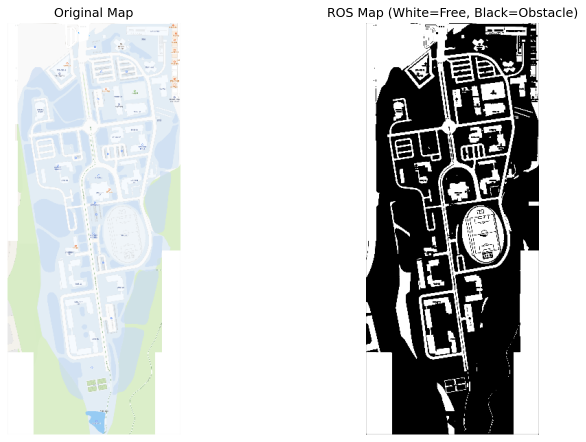
#> input picture ros_map/optimized_map_comparison.png, 1171 x 884 px (shown at 1/2 size)
$ python -i map_merger.py   (imports and definitions only)
#> lines starting #> are read from the running program, lines starting #| are printed output that depends on the picture
#> further down, picture is the input picture: shape (884, 1171, 3); mean B, G, R 203.9, 204.3, 201.7
#!/usr/bin/env python3
"""
네이버 지도 4분할 이미지를 합치고 ROS용 지도로 변환하는 스크립트
사용법: python3 map_merger.py
"""

import cv2
import numpy as np
import os
import yaml
from PIL import Image
import matplotlib.pyplot as plt

class MapMerger:
    def __init__(self, map_folder="/Users/limchang-geon/Desktop/capston_project/ros_map"):
        self.map_folder = map_folder
        self.output_map_name = "merged_naver_map"

    # [168 lines left out: functions load_images, determine_layout, resize_images_to_same_size, merge_images_2x2, merge_images_1x4, merge_images_4x1_scroll and 2 more, not called in this run]

    def preprocess_for_ros(self, image):
        """ROS 지도 형식으로 전처리"""
        print("🎨 ROS 지도 형식으로 변환 중...")

        # 그레이스케일 변환
        if len(image.shape) == 3:
            gray = cv2.cvtColor(image, cv2.COLOR_BGR2GRAY)
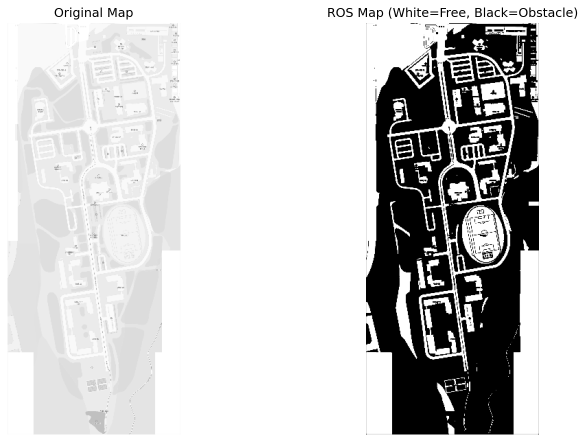
#> gray: shape (884, 1171) (shown at 1/2 size); min 0, max 255, mean 203.5
        else:
            gray = image.copy()

        # 대비 향상
        clahe = cv2.createCLAHE(clipLimit=2.0, tileGridSize=(8,8))
        enhanced = clahe.apply(gray)
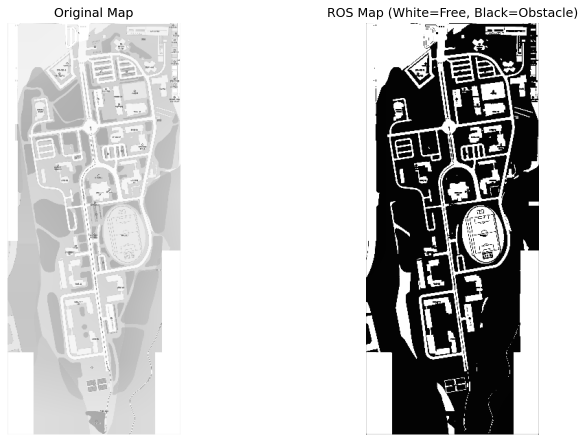
#> enhanced: shape (884, 1171) (shown at 1/2 size); min 1, max 255, mean 199

        # ROS 표준 형식으로 변환
        # 흰색(255) = 자유 공간, 검은색(0) = 장애물, 회색(128) = 미지 영역

        print("\n🎯 지도 변환 옵션:")
        print("1. 자동 임계값 (Otsu)")
        print("2. 수동 임계값 설정")
        print("3. 적응적 임계값")

#> (the run stopped early here; a loop or call above may not have finished)

$ run again, on 자료/59096_44617_1533.png.jpeg
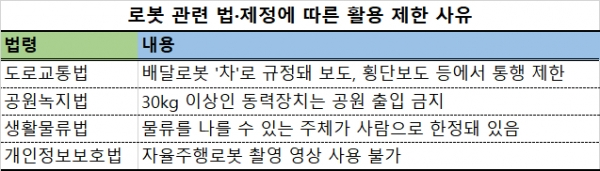
#> input picture 자료/59096_44617_1533.png.jpeg, 600 x 171 px
#> picture is the input picture: shape (171, 600, 3); mean B, G, R 215.4, 213.6, 207.5
#> in preprocess_for_ros, `gray = cv2.cvtColor(image, cv2.COLOR_BGR2GRAY)`:
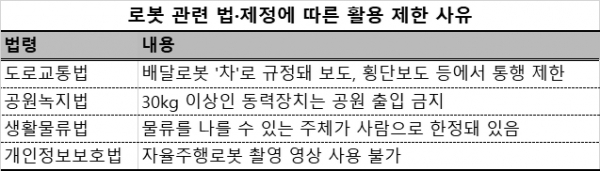
#> gray: shape (171, 600); min 0, max 255, mean 212
